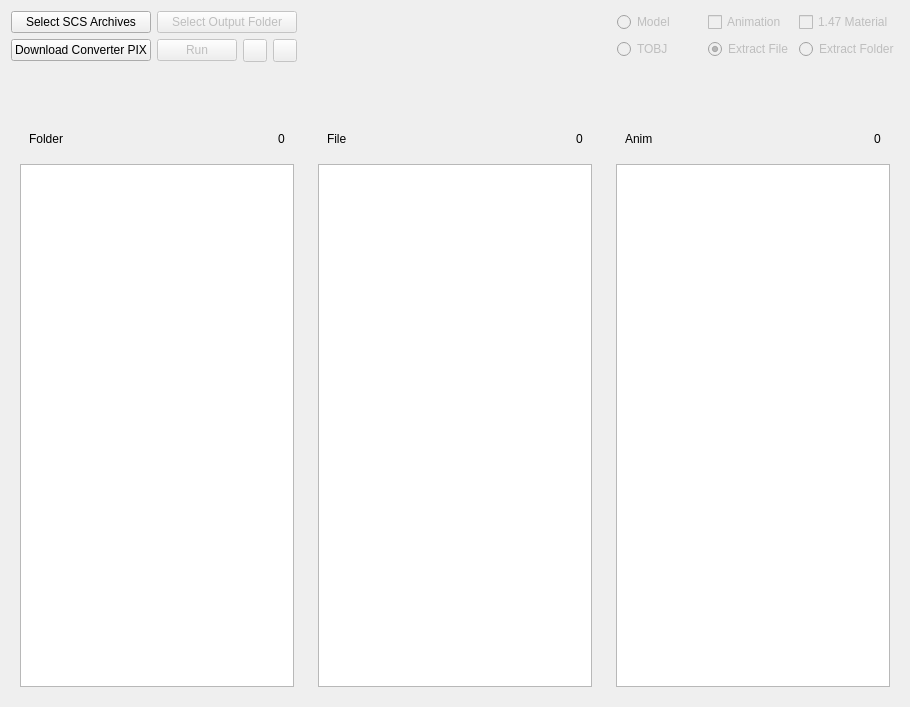
<?xml version="1.0" encoding="UTF-8"?>
<ui version="4.0">
 <class>PIX</class>
 <widget class="QWidget" name="PIX">
  <property name="geometry">
   <rect>
    <x>0</x>
    <y>0</y>
    <width>910</width>
    <height>707</height>
   </rect>
  </property>
  <property name="windowTitle">
   <string>Form</string>
  </property>
  <layout class="QVBoxLayout" name="verticalLayout">
   <item>
    <layout class="QHBoxLayout" name="horizontalLayout">
     <item>
      <layout class="QVBoxLayout" name="buttonLayout">
       <item>
        <layout class="QHBoxLayout" name="topButtonLayout">
         <item>
          <widget class="PushButton" name="selectScsButton">
           <property name="text">
            <string>Select SCS Archives</string>
           </property>
          </widget>
         </item>
         <item>
          <widget class="PushButton" name="selectOutputButton">
           <property name="enabled">
            <bool>false</bool>
           </property>
           <property name="toolTip">
            <string>Default is set to sample.scs_exp</string>
           </property>
           <property name="text">
            <string>Select Output Folder</string>
           </property>
          </widget>
         </item>
        </layout>
       </item>
       <item>
        <layout class="QHBoxLayout" name="bottomButtonLayout">
         <item>
          <widget class="PrimaryPushButton" name="downloadPixButton">
           <property name="text">
            <string>Download Converter PIX</string>
           </property>
          </widget>
         </item>
         <item>
          <widget class="PrimaryPushButton" name="runButton">
           <property name="enabled">
            <bool>false</bool>
           </property>
           <property name="text">
            <string>Run</string>
           </property>
          </widget>
         </item>
         <item>
          <widget class="ToolButton" name="refreshButton">
           <property name="enabled">
            <bool>false</bool>
           </property>
           <property name="toolTip">
            <string>Refresh current directory</string>
           </property>
          </widget>
         </item>
         <item>
          <widget class="ToolButton" name="resetButton">
           <property name="enabled">
            <bool>false</bool>
           </property>
           <property name="toolTip">
            <string>Reset directory to root folder</string>
           </property>
          </widget>
         </item>
        </layout>
       </item>
      </layout>
     </item>
     <item>
      <spacer name="horizontalSpacer_3">
       <property name="orientation">
        <enum>Qt::Horizontal</enum>
       </property>
       <property name="sizeType">
        <enum>QSizePolicy::Fixed</enum>
       </property>
       <property name="sizeHint" stdset="0">
        <size>
         <width>13</width>
         <height>20</height>
        </size>
       </property>
      </spacer>
     </item>
     <item>
      <widget class="VerticalSeparator" name="VerticalSeparator"/>
     </item>
     <item>
      <spacer name="horizontalSpacer_2">
       <property name="orientation">
        <enum>Qt::Horizontal</enum>
       </property>
       <property name="sizeType">
        <enum>QSizePolicy::Fixed</enum>
       </property>
       <property name="sizeHint" stdset="0">
        <size>
         <width>13</width>
         <height>20</height>
        </size>
       </property>
      </spacer>
     </item>
     <item>
      <layout class="QGridLayout" name="radioButtonLayout">
       <item row="1" column="0">
        <widget class="RadioButton" name="tobjRadio">
         <property name="enabled">
          <bool>false</bool>
         </property>
         <property name="toolTip">
          <string>Single tobj mode</string>
         </property>
         <property name="text">
          <string>TOBJ</string>
         </property>
         <attribute name="buttonGroup">
          <string notr="true">radioGroup</string>
         </attribute>
        </widget>
       </item>
       <item row="0" column="0">
        <widget class="RadioButton" name="modelRadio">
         <property name="enabled">
          <bool>false</bool>
         </property>
         <property name="toolTip">
          <string>Single model mode</string>
         </property>
         <property name="text">
          <string>Model</string>
         </property>
         <property name="checked">
          <bool>false</bool>
         </property>
         <attribute name="buttonGroup">
          <string notr="true">radioGroup</string>
         </attribute>
        </widget>
       </item>
       <item row="0" column="4">
        <widget class="CheckBox" name="materialCheckbox">
         <property name="enabled">
          <bool>false</bool>
         </property>
         <property name="toolTip">
          <string>Add past 1.47 material config</string>
         </property>
         <property name="text">
          <string>1.47 Material</string>
         </property>
        </widget>
       </item>
       <item row="1" column="1">
        <widget class="RadioButton" name="extfileRadio">
         <property name="enabled">
          <bool>false</bool>
         </property>
         <property name="toolTip">
          <string>Extract single file</string>
         </property>
         <property name="text">
          <string>Extract File</string>
         </property>
         <property name="checked">
          <bool>true</bool>
         </property>
         <attribute name="buttonGroup">
          <string notr="true">radioGroup</string>
         </attribute>
        </widget>
       </item>
       <item row="1" column="4">
        <widget class="RadioButton" name="extdirRadio">
         <property name="enabled">
          <bool>false</bool>
         </property>
         <property name="toolTip">
          <string>Extract current folder</string>
         </property>
         <property name="text">
          <string>Extract Folder</string>
         </property>
         <attribute name="buttonGroup">
          <string notr="true">radioGroup</string>
         </attribute>
        </widget>
       </item>
       <item row="0" column="1">
        <widget class="CheckBox" name="animCheckBox">
         <property name="enabled">
          <bool>false</bool>
         </property>
         <property name="toolTip">
          <string>Include animation for convert</string>
         </property>
         <property name="text">
          <string>Animation</string>
         </property>
        </widget>
       </item>
      </layout>
     </item>
    </layout>
   </item>
   <item>
    <widget class="ElevatedCardWidget" name="navigationBarCard">
     <layout class="QVBoxLayout" name="verticalLayout_8">
      <item>
       <widget class="BreadcrumbBar" name="navigationBar">
        <property name="minimumSize">
         <size>
          <width>100</width>
          <height>19</height>
         </size>
        </property>
       </widget>
      </item>
     </layout>
    </widget>
   </item>
   <item>
    <layout class="QHBoxLayout" name="listLayout">
     <item>
      <widget class="ElevatedCardWidget" name="folderListCard">
       <layout class="QVBoxLayout" name="verticalLayout_2">
        <item>
         <widget class="SimpleCardWidget" name="folderHeaderCard">
          <layout class="QVBoxLayout" name="verticalLayout_5">
           <item>
            <layout class="QHBoxLayout" name="folderListLayout">
             <item>
              <widget class="StrongBodyLabel" name="folderLabel">
               <property name="text">
                <string>Folder</string>
               </property>
              </widget>
             </item>
             <item>
              <spacer name="folderSpacer">
               <property name="orientation">
                <enum>Qt::Horizontal</enum>
               </property>
               <property name="sizeHint" stdset="0">
                <size>
                 <width>40</width>
                 <height>20</height>
                </size>
               </property>
              </spacer>
             </item>
             <item>
              <widget class="InfoBadge" name="folderCountBadge">
               <property name="text">
                <string>0</string>
               </property>
              </widget>
             </item>
            </layout>
           </item>
          </layout>
         </widget>
        </item>
        <item>
         <widget class="ListWidget" name="folderList"/>
        </item>
       </layout>
      </widget>
     </item>
     <item>
      <widget class="ElevatedCardWidget" name="fileListCard">
       <layout class="QVBoxLayout" name="verticalLayout_3">
        <item>
         <widget class="SimpleCardWidget" name="fileHeaderCard">
          <layout class="QVBoxLayout" name="verticalLayout_6">
           <item>
            <layout class="QHBoxLayout" name="fileListLayout">
             <item>
              <widget class="StrongBodyLabel" name="fileLabel">
               <property name="text">
                <string>File</string>
               </property>
              </widget>
             </item>
             <item>
              <spacer name="fileSpacer">
               <property name="orientation">
                <enum>Qt::Horizontal</enum>
               </property>
               <property name="sizeHint" stdset="0">
                <size>
                 <width>40</width>
                 <height>20</height>
                </size>
               </property>
              </spacer>
             </item>
             <item>
              <widget class="InfoBadge" name="fileCountBadge">
               <property name="text">
                <string>0</string>
               </property>
              </widget>
             </item>
            </layout>
           </item>
          </layout>
         </widget>
        </item>
        <item>
         <widget class="ListWidget" name="fileList"/>
        </item>
       </layout>
      </widget>
     </item>
     <item>
      <widget class="ElevatedCardWidget" name="animListCard">
       <layout class="QVBoxLayout" name="verticalLayout_4">
        <item>
         <widget class="SimpleCardWidget" name="animHeaderCard">
          <layout class="QVBoxLayout" name="verticalLayout_7">
           <item>
            <layout class="QHBoxLayout" name="animListLayout">
             <item>
              <widget class="StrongBodyLabel" name="animLabel">
               <property name="text">
                <string>Anim</string>
               </property>
              </widget>
             </item>
             <item>
              <spacer name="animSpacer">
               <property name="orientation">
                <enum>Qt::Horizontal</enum>
               </property>
               <property name="sizeHint" stdset="0">
                <size>
                 <width>40</width>
                 <height>20</height>
                </size>
               </property>
              </spacer>
             </item>
             <item>
              <widget class="InfoBadge" name="animCountBadge">
               <property name="text">
                <string>0</string>
               </property>
              </widget>
             </item>
            </layout>
           </item>
          </layout>
         </widget>
        </item>
        <item>
         <widget class="ListWidget" name="animList">
          <property name="enabled">
           <bool>true</bool>
          </property>
         </widget>
        </item>
       </layout>
      </widget>
     </item>
    </layout>
   </item>
  </layout>
 </widget>
 <customwidgets>
  <customwidget>
   <class>CheckBox</class>
   <extends>QCheckBox</extends>
   <header>qfluentwidgets</header>
  </customwidget>
  <customwidget>
   <class>PushButton</class>
   <extends>QPushButton</extends>
   <header>qfluentwidgets</header>
  </customwidget>
  <customwidget>
   <class>PrimaryPushButton</class>
   <extends>PushButton</extends>
   <header>qfluentwidgets</header>
  </customwidget>
  <customwidget>
   <class>ToolButton</class>
   <extends>QToolButton</extends>
   <header>qfluentwidgets</header>
  </customwidget>
  <customwidget>
   <class>RadioButton</class>
   <extends>QRadioButton</extends>
   <header>qfluentwidgets</header>
  </customwidget>
  <customwidget>
   <class>VerticalSeparator</class>
   <extends>QWidget</extends>
   <header>qfluentwidgets</header>
  </customwidget>
  <customwidget>
   <class>CardWidget</class>
   <extends>QFrame</extends>
   <header>qfluentwidgets</header>
   <container>1</container>
  </customwidget>
  <customwidget>
   <class>ElevatedCardWidget</class>
   <extends>SimpleCardWidget</extends>
   <header>qfluentwidgets</header>
   <container>1</container>
  </customwidget>
  <customwidget>
   <class>SimpleCardWidget</class>
   <extends>CardWidget</extends>
   <header>qfluentwidgets</header>
   <container>1</container>
  </customwidget>
  <customwidget>
   <class>StrongBodyLabel</class>
   <extends>QLabel</extends>
   <header>qfluentwidgets</header>
  </customwidget>
  <customwidget>
   <class>BreadcrumbBar</class>
   <extends>QWidget</extends>
   <header>qfluentwidgets</header>
  </customwidget>
  <customwidget>
   <class>InfoBadge</class>
   <extends>QLabel</extends>
   <header>qfluentwidgets</header>
  </customwidget>
  <customwidget>
   <class>ListWidget</class>
   <extends>QListWidget</extends>
   <header>qfluentwidgets</header>
  </customwidget>
 </customwidgets>
 <resources/>
 <connections/>
 <buttongroups>
  <buttongroup name="radioGroup"/>
 </buttongroups>
</ui>
